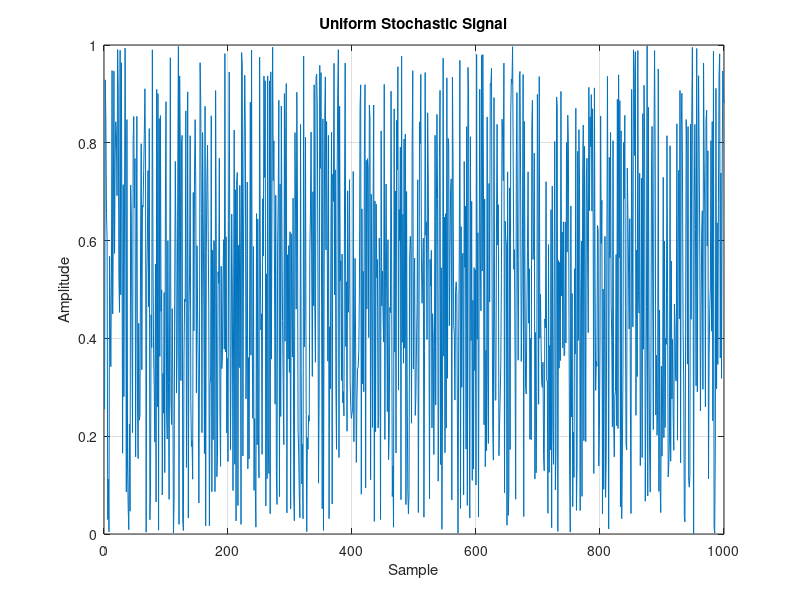

Write MATLAB code to recreate this figure. (Note: this script raises an error after producing the figure.)
%% *Basics of Signal Processing - Stochastic Signals*
%% Clear the workspace
close all;
clear;
clc;

%% Uniform Stochastic Signals
% Uniform random variables are used to model situations where any outcome
% is equally likely. The probability density function of a uniform random
% variable is given by
%
% $$f(x) = \frac{1}{b-a}$$
%
% for $a \leq x \leq b$ and $0$ otherwise. The mean and variance of a
% uniform random variable are given by
%
% $$\mu = \frac{a+b}{2}$$
%
% $$\sigma^2 = \frac{(b-a)^2}{12}$$
%
% The following code generates a uniform random variable with size 1000
% between 0 and 1.

stochastic_signal = rand(1, 1000);
figure('Name', 'Uniform Stochastic Signal');
plot(stochastic_signal);
title('Uniform Stochastic Signal');
xlabel('Sample');
ylabel('Amplitude');
grid on;

%%%
% It can be shown that the histogram of a uniform random process is also
% uniform.
% More accurate results can be obtained by increasing the number of samples.
stochastic_signal = rand(1, 10000);
histogram(stochastic_signal, 50); % 100 bins
title('Uniform Stochastic Signal Histogram');
xlabel('Amplitude');
ylabel('Number of Samples');
grid on;

%%%
% We can plot the probability density function using |makedist| class
% and |pdf| function.
pd = makedist('Uniform'); % Make a uniform distribution
x = 0:0.01:1;
y = pdf(pd, x); % Calculate the pdf over the x values
figure('Name', 'Uniform Stochastic Signal PDF');
plot(x, y, 'LineWidth', 1.5');
title('Uniform Stochastic Signal PDF');
xlabel('Amplitude');
ylabel('Probability');
grid on;

%% Gaussian Stochastic Signals
% Gaussian random variables are used to model situations where the
% probability density function is bell-shaped. The probability density
% function of a Gaussian random variable is given by
%
% $$f(x) = \frac{1}{\sigma \sqrt{2\pi}} e^{-\frac{(x-\mu)^2}{2\sigma^2}}$$
%
% The mean and variance of a Gaussian random variable are given by
%
% $$\mu = \mu$$
%
% $$\sigma^2 = \sigma^2$$

%%%
% The following code generates a Gaussian random variable with size 1000
% with mean 0 and variance 1.

stochastic_signal = randn(1, 1000);
figure('Name', 'Gaussian Stochastic Signal');
plot(stochastic_signal);
title('Gaussian Stochastic Signal');
xlabel('Sample');
ylabel('Amplitude');
grid on;

%%%
% It can be shown that the histogram of a Gaussian random process is also
% Gaussian.
% More accurate results can be obtained by increasing the number of samples.
figure('Name', 'Histogram of Gaussian Stochastic Signal');
stochastic_signal = randn(1, 10000);
histogram(stochastic_signal, 100);
title('Histogram of Gaussian Stochastic Signal');
xlabel('Amplitude');
ylabel('Number of Samples');
grid on;

%%%
% We can plot the probability density function using |makedist| class
% and |pdf| function.
pd = makedist('Normal'); % Make a Gaussian distribution
x = -5:0.01:5;
y = pdf(pd, x); % Calculate the pdf over the x values
figure('Name', 'Gaussian Stochastic Signal PDF');
plot(x, y, 'LineWidth', 1.5');
title('Gaussian Stochastic Signal PDF');
xlabel('Amplitude');
ylabel('Probability');
grid on;

%% Poisson Stochastic Signals
% Poisson random variables are used to model situations where the
% probability density function is asymmetric and has a long tail. The
% probability density function of a Poisson random variable is given by
%
% $$f(x) = \frac{e^{-\lambda} \lambda^x}{x!}$$
%
% The mean and variance of a Poisson random variable are given by
%
% $$\mu = \lambda$$
%
% $$\sigma^2 = \lambda$$

%%%
% The following code generates a Poisson random variable with size 1000
% with mean 5.

stochastic_signal = poissrnd(5, 1, 1000);
figure('Name', 'Poisson Stochastic Signal');
plot(stochastic_signal);
title('Poisson Stochastic Signal');
xlabel('Sample');
ylabel('Amplitude');
grid on;

%%%
% It can be shown that the histogram of a Poisson random process is also
% Poisson.
% More accurate results can be obtained by increasing the number of samples.
figure('Name', 'Histogram of Poisson Stochastic Signal');
stochastic_signal = poissrnd(5, 1, 10000);
histogram(stochastic_signal, 100);
title('Histogram of Poisson Stochastic Signal');
xlabel('Amplitude');
ylabel('Number of Samples');
grid on;

%%%
% We can plot the probability density function using |makedist| class
% and |pdf| function.
pd = makedist('Poisson', 'lambda', 5); % Make a Poisson distribution
x = 0:0.01:20;
y = pdf(pd, x); % Calculate the pdf over the x values
figure('Name', 'Poisson Stochastic Signal PDF');
plot(x, y, 'LineWidth', 1.5');
title('Poisson Stochastic Signal PDF');
xlabel('Amplitude');
ylabel('Probability');
grid on;

%% Exponential Stochastic Signalsq
%% Lognormal Stochastic Signals
%% Rayleigh Stochastic Signals
%% Rician Stochastic Signals\
%% Weibull Stochastic Signals
%% Gamma Stochastic Signals
%% |random| Function
